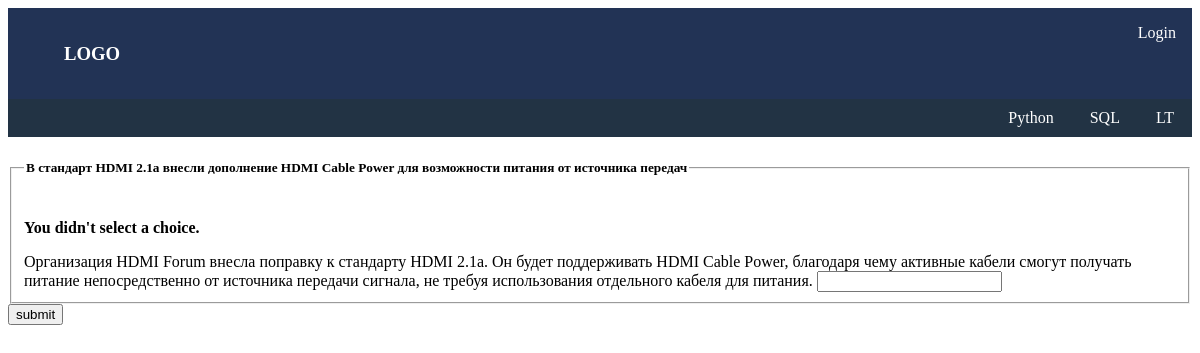
Page /news/1/vote/ on the committed database.
### news_blog/models.py (models this page shows, shortened)
class Issue(models.Model):
    issue_topic = models.CharField(max_length=100)
    issue_text = models.CharField(max_length=400)
    issue_author = models.CharField(max_length=100)
    issue_class = models.CharField(max_length=100)
    pub_date = models.DateTimeField('date published')

### news_blog/views.py (the view)
# urls.py: path('<int:issue_id>/vote/', views.vote, name='vote'),
def vote(request, issue_id):
    issue = get_object_or_404(Issue, pk=issue_id)
    try:
        selected_issue = issue.comment_set.get(pk=request.POST['issue'])
    except(KeyError, Comment.DoesNotExist):
        return render(request, 'news_blog/detail.html', {
            'issue': issue,
            'error_message': "You didn't select a choice.",
        })
    else:
        selected_issue.comment_text = request.POST['issue']
        selected_issue.save()
        return HttpResponseRedirect(reverse('news_blog:detail', args=(issue.id,)))

### news_blog/templates/news_blog/detail.html (shortened to what this page needs)
{% extends "mainpage/base.html" %}
{% block content %}
<form action="{% url 'news_blog:vote' issue.id %}" method="post">
<fieldset>
    <legend><h5>{{ issue.issue_topic }}</h5></legend>
    {% if error_message %}<p><strong>{{ error_message }}</strong></p>{% endif %}
        {{ issue.issue_text }}
        <input type="text" name="issue" id="issue">
</fieldset>
<input type="submit" value="submit">
</form>
{% endblock content %}

### rows in the picture
Issue: issue_topic "В стандарт HDMI 2.1a внесли дополнение HDMI Cable Power для возможности питания от источника передач", issue_text "Организация HDMI Forum внесла поправку к стандарту HDMI 2.1a. Он будет поддерживать HDMI Cable Power, благодаря чему активные кабели смогут получать питание непосредственно от источника передачи сигнала, не требуя использования отдельного кабеля для питания."

### other values in the picture
{{ error_message }} "You didn't select a choice."
